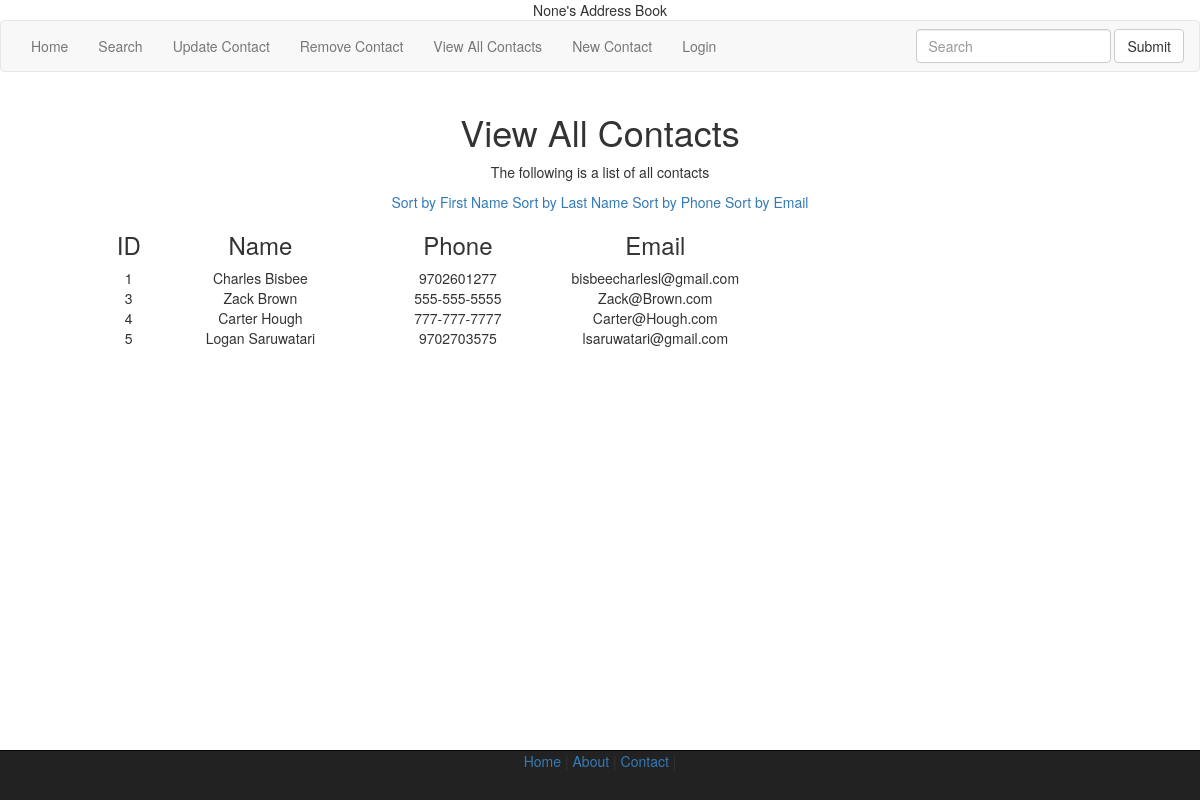
The app's page /viewAllLastName/ (signed in) with its own data.
### app1/models.py (models this page shows, shortened)
class Student(models.Model):
	first_name = models.CharField(max_length =50)
	last_name = models.CharField(max_length =50)
	email = models.CharField(max_length =50)
	phone = models.CharField(max_length =50)

### app1/views.py (the view)
# urls.py: url(r'^viewAllLastName/$', views.viewAllLastName, name='viewAllLastName'),
@login_required(login_url='/login/')
def viewAllLastName(request, user=None):
    errors=[]
    query_result = Student.objects.all().order_by('last_name')
    data = {
        'heading': 'View All Contacts',
        'content':'The following is a list of all contacts',
        'user':user,
        'errors':errors,
        'query_result': query_result,
    }
    return render(request,'app1/db_Display_Template.html',data)

### app1/templates/app1/db_Display_Template.html (shortened to what this page needs)
{% load staticfiles %}
<!DOCTYPE html>
    <html lang="en">
    <head>
        <link href="{% static 'app1/css/bootstrap.min.css' %}" rel="stylesheet" />
        <title>Address Book</title></head>
    </head>
    <body class="text-center">
        <header>
            {{ user }}'s Address Book
        </header>
        <nav class="navbar navbar-default" role="navigation">
            <div class="container-fluid">
                <ul class="nav navbar-nav">
                    <li><a href="/home/">Home</a></li>
                    <li><a href="/searchUser/">Search</a></li>
                    <li><a href="/updateUser/">Update Contact</a></li>
                    <li><a href="/deleteUser/">Remove Contact</a></li>
                    <li><a href="/viewAll/">View All Contacts</a></li>
                    <li><a href="/addUser/">New Contact</a></li>
                    {% if user.is_authenticated %}
                    <li>
                        <a href="{% url 'logoutThing' %}">Logout</a>
                    </li>
                    {% else %}
                    <li>
                        <a href="{% url 'loginPage' %}">Login</a>
                    </li>
                    {% endif %}
                </ul>
                <form class="navbar-form navbar-right" role="search">
                <div class="form-group">
                  <input type="text" class="form-control" placeholder="Search">
                </div>
                <button type="submit" class="btn btn-default">Submit</button>
              </form>
            </div>
        </nav>
        <div class="container">
            <div class="row">
                <h1>{{ heading }}</h1>
                <p> {{ content }} </p>
            </div>
            <a href="/viewAllFirstName/">Sort by First Name</a>
            <a href="/viewAllLastName/">Sort by Last Name</a>
            <a href="/viewAllPhone/">Sort by Phone</a>
            <a href="/viewAllEmail/">Sort by Email</a>
            <table>
                <tr class ="row">
                    <td class="col-md-1">
                        <h3>ID</h3>
                    </td>
                    <td class="col-md-3">
                        <h3>Name</h3>
                    </td>
                    <td class ="col-md-3">
                            <h3>Phone</h3>
                    </td>
                    <td class="col-md-3">
                            <h3>Email</h3>
                    </td>
                </tr>
                {% for item in query_result %}
                <tr class ="row">
                    <td class="col-md-1">
                            {{ item.id }}
                    </td>
                    <td class="col-md-3">
                            {{ item.first_name }} {{ item.last_name }}
                    </td>
                    <td class="col-md-3">
                            {{ item.phone }}
                    </td>
                    <td class="col-md-3">
                        {{ item.email }}
                    </td>
                </tr>
                {% endfor %}
            </table>
        </div>
        <footer class="navbar navbar-inverse navbar-fixed-bottom">
            <a href="/index/">Home</a> | <a href="/about/">About</a> | <a href="/contact/">Contact </a>|
        </footer>
    </body>
    </html>

### records on screen
Student: id "1", first_name "Charles", last_name "Bisbee", phone "9702601277", email "bisbeecharlesl@gmail.com"
Student: id "3", first_name "Zack", last_name "Brown", phone "555-555-5555", email "Zack@Brown.com"
Student: id "4", first_name "Carter", last_name "Hough", phone "777-777-7777", email "Carter@Hough.com"
Student: id "5", first_name "Logan", last_name "Saruwatari", phone "9702703575", email "lsaruwatari@gmail.com"

### other values on screen
{{ user }} "None"
{{ heading }} "View All Contacts"
{{ content }} "The following is a list of all contacts"
